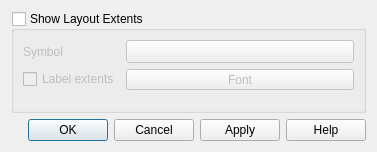
<?xml version='1.0' encoding='utf-8'?>
<ui version="4.0">
 <class>QgsDecorationLayoutExtentDialog</class>
 <widget class="QDialog" name="QgsDecorationLayoutExtentDialog">
  <property name="geometry">
   <rect>
    <x>0</x>
    <y>0</y>
    <width>377</width>
    <height>152</height>
   </rect>
  </property>
  <property name="windowTitle">
   <string>Layout Extents Properties</string>
  </property>
  <layout class="QVBoxLayout" name="verticalLayout">
   <property name="sizeConstraint">
    <enum>QLayout::SetMinimumSize</enum>
   </property>
   <item>
    <widget class="QGroupBox" name="grpEnable">
     <property name="title">
      <string>Show Layout Extents</string>
     </property>
     <property name="checkable">
      <bool>true</bool>
     </property>
     <property name="checked">
      <bool>false</bool>
     </property>
     <layout class="QGridLayout" name="gridLayout">
      <item row="1" column="1">
       <widget class="QgsFontButton" name="mButtonFontStyle">
        <property name="sizePolicy">
         <sizepolicy hsizetype="Expanding" vsizetype="Fixed">
          <horstretch>0</horstretch>
          <verstretch>0</verstretch>
         </sizepolicy>
        </property>
        <property name="text">
         <string>Font</string>
        </property>
       </widget>
      </item>
      <item row="0" column="0">
       <widget class="QLabel" name="mLineSymbolLabel">
        <property name="text">
         <string>Symbol</string>
        </property>
        <property name="wordWrap">
         <bool>true</bool>
        </property>
       </widget>
      </item>
      <item row="1" column="0">
       <widget class="QCheckBox" name="mCheckBoxLabelExtents">
        <property name="text">
         <string>Label extents</string>
        </property>
       </widget>
      </item>
      <item row="0" column="1">
       <widget class="QgsSymbolButton" name="mSymbolButton">
        <property name="sizePolicy">
         <sizepolicy hsizetype="Preferred" vsizetype="Preferred">
          <horstretch>0</horstretch>
          <verstretch>0</verstretch>
         </sizepolicy>
        </property>
        <property name="minimumSize">
         <size>
          <width>100</width>
          <height>0</height>
         </size>
        </property>
        <property name="text">
         <string />
        </property>
       </widget>
      </item>
      <item row="2" column="1">
       <spacer name="verticalSpacer">
        <property name="orientation">
         <enum>Qt::Vertical</enum>
        </property>
        <property name="sizeHint" stdset="0">
         <size>
          <width>20</width>
          <height>40</height>
         </size>
        </property>
       </spacer>
      </item>
     </layout>
    </widget>
   </item>
   <item>
    <widget class="QDialogButtonBox" name="buttonBox">
     <property name="orientation">
      <enum>Qt::Horizontal</enum>
     </property>
     <property name="standardButtons">
      <set>QDialogButtonBox::Apply|QDialogButtonBox::Cancel|QDialogButtonBox::Help|QDialogButtonBox::Ok</set>
     </property>
    </widget>
   </item>
  </layout>
 </widget>
 <customwidgets>
  <customwidget>
   <class>QgsSymbolButton</class>
   <extends>QToolButton</extends>
   <header>qgis.gui</header>
  </customwidget>
  <customwidget>
   <class>QgsFontButton</class>
   <extends>QToolButton</extends>
   <header>qgis.gui</header>
  </customwidget>
 </customwidgets>
 <tabstops>
  <tabstop>grpEnable</tabstop>
  <tabstop>mSymbolButton</tabstop>
  <tabstop>mCheckBoxLabelExtents</tabstop>
  <tabstop>mButtonFontStyle</tabstop>
 </tabstops>
 <resources /><connections />
</ui>
